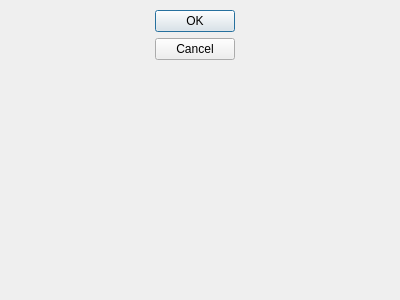
<?xml version="1.0" encoding="UTF-8"?>
<ui version="4.0">
 <class>Dialog</class>
 <widget class="QDialog" name="Dialog">
  <property name="geometry">
   <rect>
    <x>0</x>
    <y>0</y>
    <width>400</width>
    <height>300</height>
   </rect>
  </property>
  <property name="windowTitle">
   <string>产品信息</string>
  </property>
  <widget class="QWidget" name="horizontalLayoutWidget">
   <property name="geometry">
    <rect>
     <x>10</x>
     <y>10</y>
     <width>371</width>
     <height>271</height>
    </rect>
   </property>
   <layout class="QHBoxLayout" name="main_h_box">
    <item>
     <layout class="QVBoxLayout" name="inner_v_box">
      <item>
       <layout class="QFormLayout" name="form_box"/>
      </item>
      <item>
       <layout class="QHBoxLayout" name="inner_h_box"/>
      </item>
     </layout>
    </item>
    <item>
     <widget class="QDialogButtonBox" name="buttonBox">
      <property name="orientation">
       <enum>Qt::Vertical</enum>
      </property>
      <property name="standardButtons">
       <set>QDialogButtonBox::Cancel|QDialogButtonBox::Ok</set>
      </property>
     </widget>
    </item>
   </layout>
  </widget>
 </widget>
 <resources/>
 <connections>
  <connection>
   <sender>buttonBox</sender>
   <signal>accepted()</signal>
   <receiver>Dialog</receiver>
   <slot>accept()</slot>
   <hints>
    <hint type="sourcelabel">
     <x>248</x>
     <y>254</y>
    </hint>
    <hint type="destinationlabel">
     <x>157</x>
     <y>274</y>
    </hint>
   </hints>
  </connection>
  <connection>
   <sender>buttonBox</sender>
   <signal>rejected()</signal>
   <receiver>Dialog</receiver>
   <slot>reject()</slot>
   <hints>
    <hint type="sourcelabel">
     <x>316</x>
     <y>260</y>
    </hint>
    <hint type="destinationlabel">
     <x>286</x>
     <y>274</y>
    </hint>
   </hints>
  </connection>
 </connections>
</ui>
